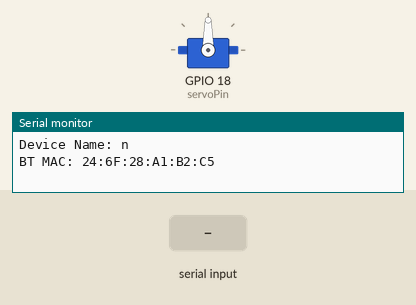
This sketch was run on a simulated ESP32. On the bench: servo, the last lines printed to the serial monitor. The test bench sets the inputs (shaded band). Nothing arrives over Bluetooth unless stated.

Above: at 2.8 s.
2.9 s: "1" received over the second serial link
At 3.15 s:
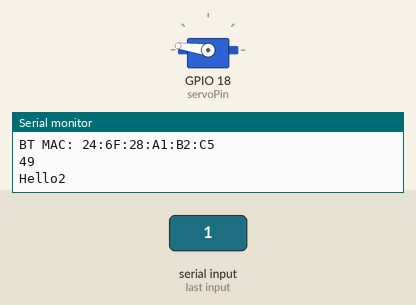
At 6.2 s:
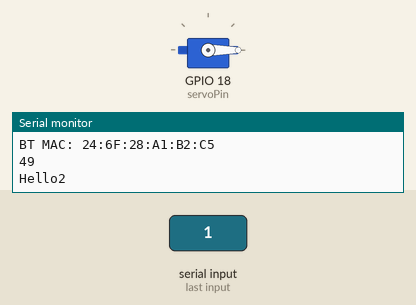
Timing chart, 0 to 7.7 s (numbered marks = the images above; inputs shaded):
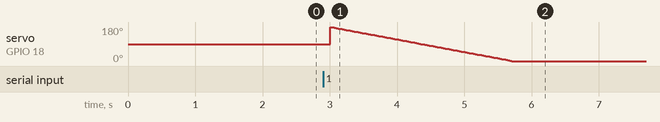

The sketch:

ESP32_Receiver_Triggers_Controller.ino
```cpp
#include <Servo_ESP32.h>

#include <dummy.h>
#include <OneWire.h>
#include <DallasTemperature.h>
#include "BluetoothSerial.h"
#include "esp_bt_device.h"
#include "DHT.h"

#if !defined(CONFIG_BT_ENABLED) || !defined(CONFIG_BLUEDROID_ENABLED)
#error Bluetooth is not enabled! Please run `make menuconfig` to and enable it
#endif

BluetoothSerial SerialBT;
Servo_ESP32 myservo;
int pos = 0;
int servoPin = 18;
int trigger;

void printDeviceAddress() {

  const uint8_t* point = esp_bt_dev_get_address();

  for (int i = 0; i < 6; i++) {

    char str[3];

    sprintf(str, "%02X", (int)point[i]);
    Serial.print(str);

    if (i < 5){
      Serial.print(":");
    }
  }
}


void setup() {
  // Start the Serial Monitor
  Serial.begin(115200);
  // Start the DS18B20 sensor

  Serial.println("\n---Start---");
  SerialBT.begin("ESP32SensoolBis"); //Bluetooth device name
  Serial.println("The device started, now you can pair it with bluetooth!");
  Serial.println("Device Name: n");
  Serial.print("BT MAC: ");
  printDeviceAddress();
  Serial.println();
  myservo.attach(servoPin);
}

void loop() {
  int salut;
  if (SerialBT.available()) {
    salut = SerialBT.read();
    Serial.println(salut);
    //trigger = Serial.write(SerialBT.read());
    //trigger_int = trigger.toInt();
    //Serial.println(trigger);

    if(salut == 49){
      Serial.println("Hello2");
      for (pos = 180; pos >= 0; pos -= 1) { // goes from 180 degrees to 0 degrees
        myservo.write(pos);    // tell servo to go to position in variable 'pos'
        delay(15);             // waits 15ms for the servo to reach the position
      }
    }
  }

  delay(1000);
}
```
